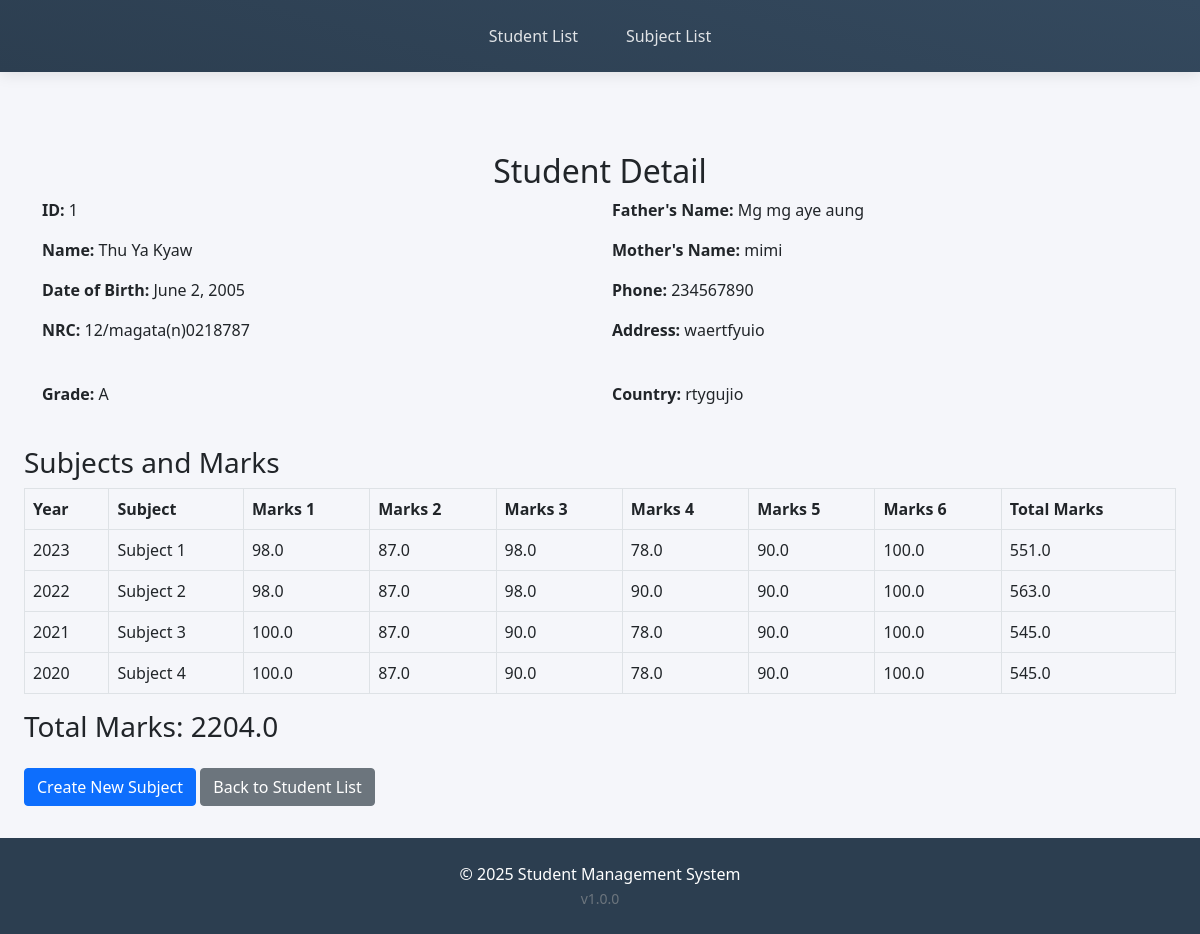
Page /management/students/1/ on the committed database.
### student_app/models.py (models this page shows, shortened)
class Student(models.Model):
    name = models.CharField(max_length=100)
    dob = models.DateField()  # Date of Birth
    nrc = models.CharField(max_length=50, unique=True)  # National Registration Card number (assuming it's unique)
    father_name = models.CharField(max_length=100)
    mother_name = models.CharField(max_length=100)
    phone = models.CharField(max_length=15)  # Phone number
    address = models.TextField()  # Long address details
    grade = models.CharField(max_length=10)  # Grade (A, B, etc.)
    country = models.CharField(max_length=100)
    class Meta:
        verbose_name = "Student"
        verbose_name_plural = "Students"

class Subject(models.Model):
    student = models.ForeignKey(Student, on_delete=models.CASCADE)
    year = models.IntegerField()
    subject1_marks = models.FloatField()
    subject2_marks = models.FloatField()
    subject3_marks = models.FloatField()
    subject4_marks = models.FloatField()
    subject5_marks = models.FloatField()
    subject6_marks = models.FloatField()
    @property
    def total_marks(self):
        return self.subject1_marks + self.subject2_marks + self.subject3_marks + self.subject4_marks + self.subject5_marks + self.subject6_marks

### student_app/views.py (the view)
# urls.py: path('students/<int:student_id>/', views.student_detail, name='student_detail'),  # New detail view
def student_detail(request, student_id):
    student = get_object_or_404(Student, id=student_id)
    subjects = Subject.objects.filter(student=student)  # Fetch subjects for this student
    total_marks = 0
    for subject in subjects:
        total_marks += (subject.subject1_marks + subject.subject2_marks +
                        subject.subject3_marks + subject.subject4_marks +
                        subject.subject5_marks + subject.subject6_marks)
    return render(request, 'student/student_detail.html', {'student': student, 'subjects': subjects, 'total_marks': total_marks})

### templates/student/student_detail.html (shortened to what this page needs)
{% extends 'base.html' %}
{% block content %}
<div class="container mt-5">
    <h2 class="text-center">Student Detail</h2>
    <div class="row mb-4">
        <div class="col-md-6">
            <p><strong>ID:</strong> {{ student.id }}</p>
            <p><strong>Name:</strong> {{ student.name }}</p>
            <p><strong>Date of Birth:</strong> {{ student.dob }}</p>
            <p><strong>NRC:</strong> {{ student.nrc }}</p>
        </div>
        <div class="col-md-6">
            <p><strong>Father's Name:</strong> {{ student.father_name }}</p>
            <p><strong>Mother's Name:</strong> {{ student.mother_name }}</p>
            <p><strong>Phone:</strong> {{ student.phone }}</p>
            <p><strong>Address:</strong> {{ student.address }}</p>
        </div>
    </div>
    <div class="row mb-4">
        <div class="col-md-6">
            <p><strong>Grade:</strong> {{ student.grade }}</p>
        </div>
        <div class="col-md-6">
            <p><strong>Country:</strong> {{ student.country }}</p>
        </div>
    </div>
    </div>
  <h3>Subjects and Marks</h3>
  <table class="table table-bordered">
      <thead class="thead-light">
          <tr>
              <th>Year</th>
              <th>Subject</th>
              <th>Marks 1</th>
              <th>Marks 2</th>
              <th>Marks 3</th>
              <th>Marks 4</th>
              <th>Marks 5</th>
              <th>Marks 6</th>
              <th>Total Marks</th>
          </tr>
      </thead>
      <tbody>
          {% for subject in subjects %}
              <tr>
                  <td>{{ subject.year }}</td>
                  <td>Subject {{ forloop.counter }}</td>
                  <td>{{ subject.subject1_marks }}</td>
                  <td>{{ subject.subject2_marks }}</td>
                  <td>{{ subject.subject3_marks }}</td>
                  <td>{{ subject.subject4_marks }}</td>
                  <td>{{ subject.subject5_marks }}</td>
                  <td>{{ subject.subject6_marks }}</td>
                  <td>{{ subject.total_marks }}</td>
              </tr>
          {% endfor %}
      </tbody>
  </table>
  <h3>Total Marks: {{ total_marks }}</h3>
  <div class="mt-4">
      <a class="btn btn-primary" href="{% url 'create_subject' %}">Create New Subject</a>
      <a class="btn btn-secondary" href="{% url 'student_list' %}">Back to Student List</a>
  </div>
</div>
{% endblock %}

### templates/base.html (style rules this page uses)
:root { --primary-color: #2c3e50; --secondary-color: #3498db; --accent-color: #e74c3c; --light-bg: #f5f6fa; }
body { background-color: var(--light-bg); font-family: 'Segoe UI', system-ui, -apple-system, sans-serif; min-height: 100vh; display: flex; flex-direction: column; }

### rows in the picture
Student: id "1", name "Thu Ya Kyaw", dob "June 2, 2005", nrc "12/magata(n)0218787", father_name "Mg mg aye aung", mother_name "mimi", phone "234567890", address "waertfyuio", grade "A", country "rtygujio"
Subject: year "2023", subject1_marks "98.0", subject2_marks "87.0", subject3_marks "98.0", subject4_marks "78.0", subject5_marks "90.0", subject6_marks "100.0", total_marks "551.0"
Subject: year "2022", subject1_marks "98.0", subject2_marks "87.0", subject3_marks "98.0", subject4_marks "90.0", subject5_marks "90.0", subject6_marks "100.0", total_marks "563.0"
Subject: year "2021", subject1_marks "100.0", subject2_marks "87.0", subject3_marks "90.0", subject4_marks "78.0", subject5_marks "90.0", subject6_marks "100.0", total_marks "545.0"
Subject: year "2020", subject1_marks "100.0", subject2_marks "87.0", subject3_marks "90.0", subject4_marks "78.0", subject5_marks "90.0", subject6_marks "100.0", total_marks "545.0"

### other values in the picture
{{ total_marks }} "2204.0"
